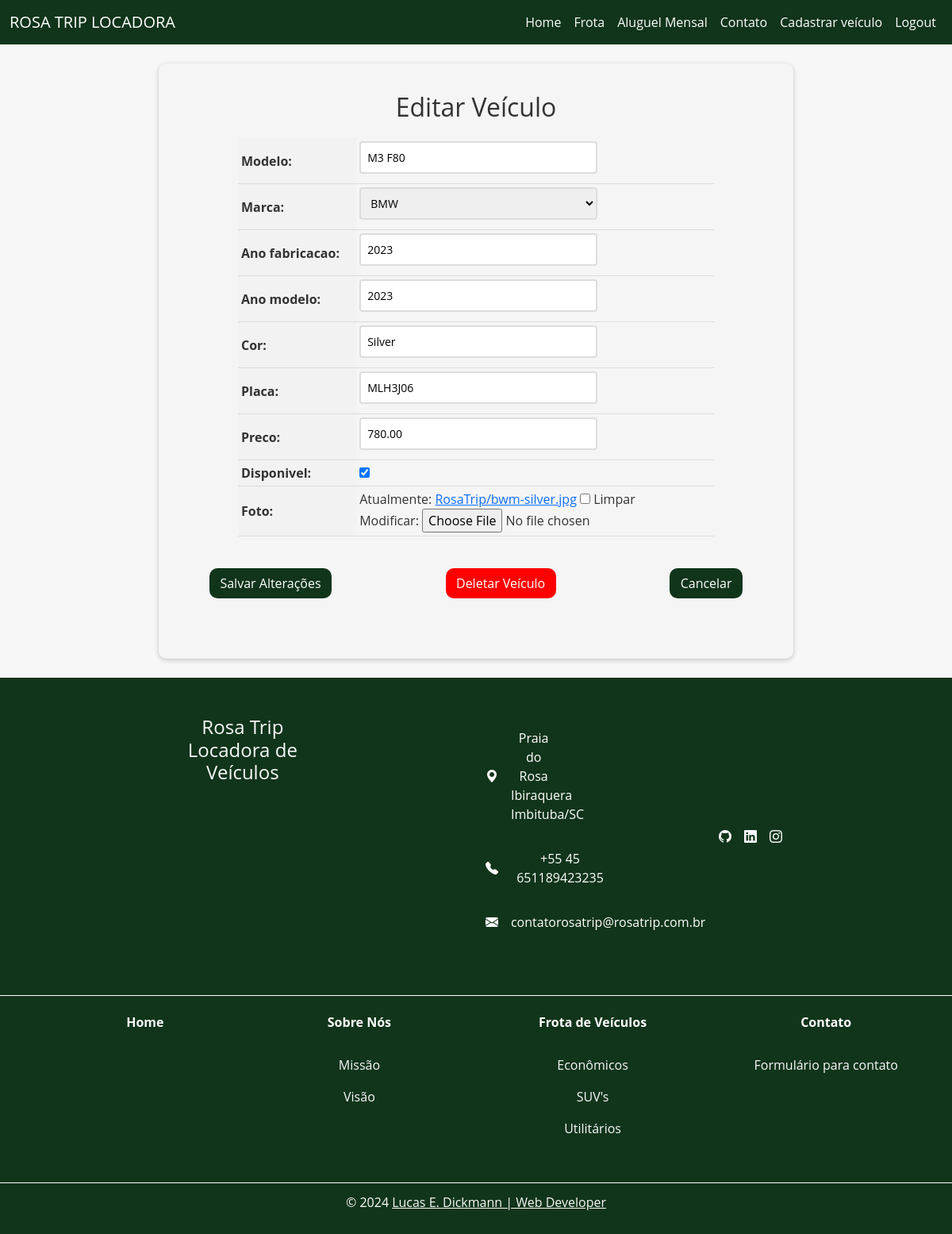
The page /veiculo/1/editar/ (signed in) on the database its author committed.
### RosaTrip/models.py (models this page shows, shortened)
class Veiculo(models.Model):
    id = models.AutoField(primary_key=True)
    modelo = models.CharField(max_length=100)
    marca = models.ForeignKey(Marca, on_delete=models.PROTECT, related_name='marca_veiculo')
    ano_fabricacao = models.IntegerField(blank=True, null=True)
    ano_modelo = models.IntegerField(blank=True, null=True)
    cor = models.CharField(max_length=50)
    placa = models.CharField(max_length=7, unique=True)
    preco = models.DecimalField(max_digits=10, decimal_places=2)
    disponivel = models.BooleanField(default=True)
    foto = models.ImageField(upload_to='RosaTrip/', null=True, blank=True)

### RosaTrip/views.py (the view, shortened to what this page needs)
# urls.py: path('veiculo/<int:pk>/editar/', RosaTrip.views.VeiculoUpdateView.as_view(), name='edit-veiculo'),
@method_decorator(login_required(login_url='login'), name='dispatch')
class VeiculoUpdateView(UpdateView):
    model = Veiculo
    form_class = VeiculoModelForm
    template_name = 'edit-veiculo.html'

### RosaTrip/forms.py
class VeiculoModelForm(forms.ModelForm):
    class Meta:
        model = Veiculo
        fields = '__all__'

### RosaTrip/models.py (called while the page is built)
    def __str__(self):
        return self.nome

### RosaTrip/templates/edit-veiculo.html (shortened to what this page needs)
{% extends "base.html" %}
{% block content %}
    <form method="POST" enctype="multipart/form-data">
        <h1>Editar Veículo</h1>
        <table>
            {{ form.as_table }}
        </table>
        <div class="buttons-container">
            <input type="submit" value="Salvar Alterações" class="btn btn-success">
            <a href="{% url 'del-veiculo' pk=object.pk %}" class="btn btn-danger">Deletar Veículo</a>
            <a href="{% url 'frota' %}" class="btn btn-success">Cancelar</a>
        </div>
    </form>
{% endblock %}

### djangoProjectRosa/templates/base.html (style rules this page uses)
body { font-family: 'Open Sans', sans-serif; background-color: #f7f7f7; color: #333; margin: 0; padding: 0; display: flex; flex-direction: column; }

### RosaTrip/templates/edit-veiculo.html (style rules this page uses)
form { max-width: 50rem; margin: 2% auto; padding: 3% 0 5% 0; background-color: #f5f5f5; border-radius: 10px; box-shadow: 0 2px 6px rgba(0, 0, 0, 0.2); }
form h1 { font-size: 2rem; margin-bottom: 20px; text-align: center; }
table { margin: 0 auto; border-collapse: collapse; width: 100%; max-width: 600px; }
th, td { padding: 4px; text-align: left; border-bottom: 1px solid #ddd; }
th { background-color: #f2f2f2; }
input[type="text"], input[type="number"], select, textarea { padding: 8px; font-size: 14px; border: 2px solid #ddd; border-radius: 4px; width: 100%; max-width: 300px; margin-bottom: 8px; transition: border-bottom-color 0.3s ease-in-out; }
.buttons-container { display: flex; justify-content: space-between; margin-top: 3%; padding: 2% 8%; }
.btn { background-color: #11351a; color: #fff; font-size: 1rem; border: none; border-radius: 10px; cursor: pointer; padding: 1% 2%; text-decoration: none; text-align: center; }
.btn-danger { background-color: #ff0000; }

### rows shown on the page
Veiculo: modelo "M3 F80", marca "BMW", ano_fabricacao "2023", ano_modelo "2023", cor "Silver", placa "MLH3J06", preco "780.00", disponivel "☑"
